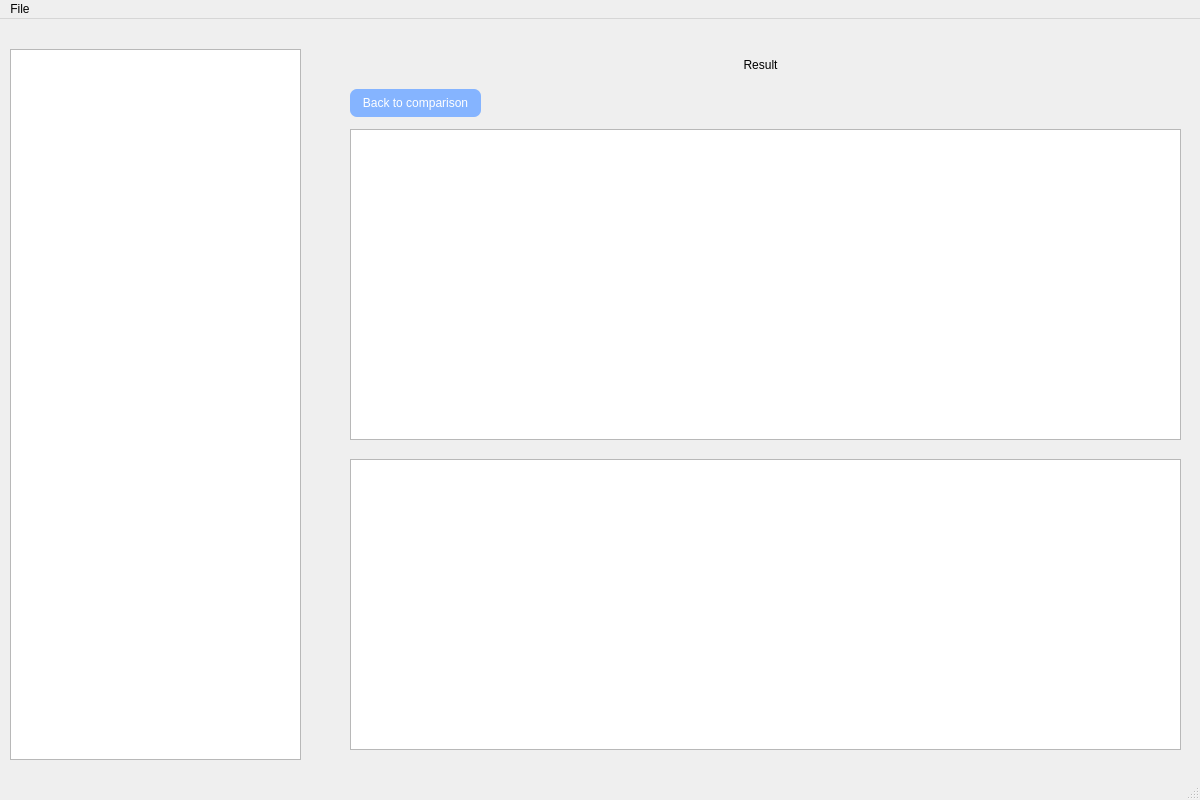
<?xml version="1.0" encoding="UTF-8"?>
<ui version="4.0">
 <class>MainWindow</class>
 <widget class="QMainWindow" name="MainWindow">
  <property name="geometry">
   <rect>
    <x>0</x>
    <y>0</y>
    <width>1200</width>
    <height>800</height>
   </rect>
  </property>
  <property name="windowTitle">
   <string>MainWindow</string>
  </property>
  <widget class="QWidget" name="centralwidget">
   <widget class="QStackedWidget" name="stackedWidget">
    <property name="geometry">
     <rect>
      <x>0</x>
      <y>0</y>
      <width>311</width>
      <height>771</height>
     </rect>
    </property>
    <property name="currentIndex">
     <number>2</number>
    </property>
    <widget class="QWidget" name="client">
     <widget class="QLabel" name="id">
      <property name="geometry">
       <rect>
        <x>30</x>
        <y>80</y>
        <width>31</width>
        <height>31</height>
       </rect>
      </property>
      <property name="styleSheet">
       <string notr="true">font: 14pt &quot;Arial&quot;;</string>
      </property>
      <property name="text">
       <string>ID:</string>
      </property>
      <property name="alignment">
       <set>Qt::AlignCenter</set>
      </property>
     </widget>
     <widget class="QLineEdit" name="id_edit">
      <property name="geometry">
       <rect>
        <x>180</x>
        <y>90</y>
        <width>113</width>
        <height>22</height>
       </rect>
      </property>
     </widget>
     <widget class="QLabel" name="client_name">
      <property name="geometry">
       <rect>
        <x>20</x>
        <y>120</y>
        <width>141</width>
        <height>31</height>
       </rect>
      </property>
      <property name="styleSheet">
       <string notr="true">font: 14pt &quot;Arial&quot;;</string>
      </property>
      <property name="text">
       <string>Client Name:</string>
      </property>
      <property name="alignment">
       <set>Qt::AlignCenter</set>
      </property>
     </widget>
     <widget class="QLineEdit" name="address_edit">
      <property name="geometry">
       <rect>
        <x>180</x>
        <y>170</y>
        <width>113</width>
        <height>22</height>
       </rect>
      </property>
     </widget>
     <widget class="QLabel" name="client_text">
      <property name="geometry">
       <rect>
        <x>110</x>
        <y>30</y>
        <width>111</width>
        <height>31</height>
       </rect>
      </property>
      <property name="styleSheet">
       <string notr="true">font: 14pt &quot;Arial&quot;;</string>
      </property>
      <property name="text">
       <string>Client</string>
      </property>
      <property name="alignment">
       <set>Qt::AlignCenter</set>
      </property>
     </widget>
     <widget class="QLineEdit" name="client_name_edit">
      <property name="geometry">
       <rect>
        <x>180</x>
        <y>130</y>
        <width>113</width>
        <height>22</height>
       </rect>
      </property>
     </widget>
     <widget class="QLabel" name="address">
      <property name="geometry">
       <rect>
        <x>10</x>
        <y>160</y>
        <width>121</width>
        <height>31</height>
       </rect>
      </property>
      <property name="styleSheet">
       <string notr="true">font: 14pt &quot;Arial&quot;;</string>
      </property>
      <property name="text">
       <string>Address:</string>
      </property>
      <property name="alignment">
       <set>Qt::AlignCenter</set>
      </property>
     </widget>
     <widget class="QPushButton" name="pushButton_4">
      <property name="geometry">
       <rect>
        <x>320</x>
        <y>220</y>
        <width>71</width>
        <height>28</height>
       </rect>
      </property>
      <property name="styleSheet">
       <string notr="true">background-color:rgb(133, 180, 255); border-radius:7px ; color: white;</string>
      </property>
      <property name="text">
       <string>View/Edit</string>
      </property>
     </widget>
     <widget class="QLabel" name="label_5">
      <property name="geometry">
       <rect>
        <x>70</x>
        <y>220</y>
        <width>171</width>
        <height>31</height>
       </rect>
      </property>
      <property name="styleSheet">
       <string notr="true">font: 14pt &quot;Arial&quot;;</string>
      </property>
      <property name="text">
       <string>Equipments</string>
      </property>
      <property name="alignment">
       <set>Qt::AlignCenter</set>
      </property>
     </widget>
     <widget class="QPushButton" name="pushButton_2">
      <property name="geometry">
       <rect>
        <x>100</x>
        <y>280</y>
        <width>61</width>
        <height>28</height>
       </rect>
      </property>
      <property name="styleSheet">
       <string notr="true">background-color:rgb(133, 180, 255); border-radius:7px ; color: white;</string>
      </property>
      <property name="text">
       <string>Delete</string>
      </property>
     </widget>
     <widget class="QPushButton" name="pushButton">
      <property name="geometry">
       <rect>
        <x>10</x>
        <y>280</y>
        <width>61</width>
        <height>28</height>
       </rect>
      </property>
      <property name="styleSheet">
       <string notr="true">background-color:rgb(133, 180, 255); border-radius:7px ; color: white;</string>
      </property>
      <property name="text">
       <string>Add</string>
      </property>
     </widget>
     <widget class="QLabel" name="label">
      <property name="geometry">
       <rect>
        <x>20</x>
        <y>650</y>
        <width>311</width>
        <height>81</height>
       </rect>
      </property>
      <property name="text">
       <string>idea: pop out the window for adding more equipments in the center of the main screen</string>
      </property>
      <property name="alignment">
       <set>Qt::AlignCenter</set>
      </property>
      <property name="wordWrap">
       <bool>true</bool>
      </property>
     </widget>
     <widget class="QTableWidget" name="tableWidget">
      <property name="geometry">
       <rect>
        <x>30</x>
        <y>320</y>
        <width>261</width>
        <height>331</height>
       </rect>
      </property>
      <column>
       <property name="text">
        <string>Make/Model</string>
       </property>
      </column>
      <column>
       <property name="text">
        <string>Serial</string>
       </property>
      </column>
     </widget>
    </widget>
    <widget class="QWidget" name="job">
     <widget class="QPushButton" name="btn_job_del">
      <property name="geometry">
       <rect>
        <x>180</x>
        <y>70</y>
        <width>91</width>
        <height>31</height>
       </rect>
      </property>
      <property name="styleSheet">
       <string notr="true">background-color:rgb(133, 180, 255); border-radius:7px ; color: white;</string>
      </property>
      <property name="text">
       <string>Delete</string>
      </property>
     </widget>
     <widget class="QPushButton" name="btn_job_add">
      <property name="geometry">
       <rect>
        <x>30</x>
        <y>70</y>
        <width>91</width>
        <height>31</height>
       </rect>
      </property>
      <property name="styleSheet">
       <string notr="true">background-color:rgb(133, 180, 255); border-radius:7px ; color: white;</string>
      </property>
      <property name="text">
       <string>Add</string>
      </property>
     </widget>
     <widget class="QListView" name="jobs_table">
      <property name="geometry">
       <rect>
        <x>10</x>
        <y>110</y>
        <width>281</width>
        <height>301</height>
       </rect>
      </property>
     </widget>
     <widget class="QLabel" name="jobs_text">
      <property name="geometry">
       <rect>
        <x>110</x>
        <y>20</y>
        <width>91</width>
        <height>31</height>
       </rect>
      </property>
      <property name="styleSheet">
       <string notr="true">font: 14pt &quot;Arial&quot;;</string>
      </property>
      <property name="text">
       <string>Jobs</string>
      </property>
      <property name="alignment">
       <set>Qt::AlignCenter</set>
      </property>
     </widget>
    </widget>
    <widget class="QWidget" name="files">
     <widget class="QTreeView" name="treeView">
      <property name="geometry">
       <rect>
        <x>10</x>
        <y>30</y>
        <width>291</width>
        <height>711</height>
       </rect>
      </property>
     </widget>
    </widget>
   </widget>
   <widget class="QStackedWidget" name="stackedWidget_2">
    <property name="geometry">
     <rect>
      <x>320</x>
      <y>0</y>
      <width>871</width>
      <height>761</height>
     </rect>
    </property>
    <property name="currentIndex">
     <number>1</number>
    </property>
    <widget class="QWidget" name="pre_analysis">
     <widget class="QLabel" name="label_2">
      <property name="geometry">
       <rect>
        <x>40</x>
        <y>70</y>
        <width>61</width>
        <height>31</height>
       </rect>
      </property>
      <property name="styleSheet">
       <string notr="true">font: 14pt &quot;Arial&quot;;</string>
      </property>
      <property name="text">
       <string>Runs</string>
      </property>
     </widget>
     <widget class="QLabel" name="label_3">
      <property name="geometry">
       <rect>
        <x>400</x>
        <y>40</y>
        <width>141</width>
        <height>31</height>
       </rect>
      </property>
      <property name="styleSheet">
       <string notr="true">font: 14pt &quot;Arial&quot;;</string>
      </property>
      <property name="text">
       <string>Comparison</string>
      </property>
      <property name="alignment">
       <set>Qt::AlignCenter</set>
      </property>
     </widget>
     <widget class="QComboBox" name="comboBox">
      <property name="geometry">
       <rect>
        <x>40</x>
        <y>110</y>
        <width>111</width>
        <height>31</height>
       </rect>
      </property>
      <item>
       <property name="text">
        <string>1</string>
       </property>
      </item>
      <item>
       <property name="text">
        <string>2</string>
       </property>
      </item>
      <item>
       <property name="text">
        <string>3</string>
       </property>
      </item>
      <item>
       <property name="text">
        <string>4</string>
       </property>
      </item>
      <item>
       <property name="text">
        <string>5</string>
       </property>
      </item>
     </widget>
     <widget class="QTableView" name="tableView">
      <property name="geometry">
       <rect>
        <x>30</x>
        <y>160</y>
        <width>821</width>
        <height>581</height>
       </rect>
      </property>
     </widget>
     <widget class="QPushButton" name="btn_compare">
      <property name="geometry">
       <rect>
        <x>190</x>
        <y>110</y>
        <width>101</width>
        <height>31</height>
       </rect>
      </property>
      <property name="styleSheet">
       <string notr="true">background-color:rgb(133, 180, 255); border-radius:7px ; color: white;</string>
      </property>
      <property name="text">
       <string>Go</string>
      </property>
     </widget>
    </widget>
    <widget class="QWidget" name="analysis_result">
     <widget class="QLabel" name="label_4">
      <property name="geometry">
       <rect>
        <x>370</x>
        <y>30</y>
        <width>141</width>
        <height>31</height>
       </rect>
      </property>
      <property name="styleSheet">
       <string notr="true">font: 14pt &quot;Arial&quot;;</string>
      </property>
      <property name="text">
       <string>Result</string>
      </property>
      <property name="alignment">
       <set>Qt::AlignCenter</set>
      </property>
     </widget>
     <widget class="PlotWidget" name="graphicsView">
      <property name="geometry">
       <rect>
        <x>30</x>
        <y>440</y>
        <width>831</width>
        <height>291</height>
       </rect>
      </property>
     </widget>
     <widget class="QTableView" name="tableView_2">
      <property name="geometry">
       <rect>
        <x>30</x>
        <y>110</y>
        <width>831</width>
        <height>311</height>
       </rect>
      </property>
     </widget>
     <widget class="QPushButton" name="btn_back_to_comparison">
      <property name="geometry">
       <rect>
        <x>30</x>
        <y>70</y>
        <width>131</width>
        <height>28</height>
       </rect>
      </property>
      <property name="styleSheet">
       <string notr="true">background-color:rgb(133, 180, 255); border-radius:7px ; color: white;</string>
      </property>
      <property name="text">
       <string>Back to comparison</string>
      </property>
     </widget>
    </widget>
   </widget>
  </widget>
  <widget class="QMenuBar" name="menubar">
   <property name="geometry">
    <rect>
     <x>0</x>
     <y>0</y>
     <width>1200</width>
     <height>26</height>
    </rect>
   </property>
   <widget class="QMenu" name="menuFile">
    <property name="title">
     <string>File</string>
    </property>
    <addaction name="btn_open"/>
    <addaction name="btn_call_client"/>
    <addaction name="btn_call_jobs"/>
    <addaction name="btn_output_pdf"/>
    <addaction name="btn_output_dcc"/>
    <addaction name="btn_call_files"/>
   </widget>
   <addaction name="menuFile"/>
  </widget>
  <widget class="QStatusBar" name="statusbar"/>
  <action name="btn_call_client">
   <property name="text">
    <string>Client</string>
   </property>
  </action>
  <action name="btn_call_jobs">
   <property name="text">
    <string>Job list</string>
   </property>
  </action>
  <action name="actionEquipment">
   <property name="text">
    <string>Equipment</string>
   </property>
  </action>
  <action name="btn_output_pdf">
   <property name="text">
    <string>Output PDF</string>
   </property>
  </action>
  <action name="btn_output_dcc">
   <property name="text">
    <string>Output DCC</string>
   </property>
  </action>
  <action name="btn_open">
   <property name="text">
    <string>Open</string>
   </property>
  </action>
  <action name="btn_call_files">
   <property name="text">
    <string>Files</string>
   </property>
  </action>
 </widget>
 <customwidgets>
  <customwidget>
   <class>PlotWidget</class>
   <extends>QGraphicsView</extends>
   <header>pyqtgraph</header>
  </customwidget>
 </customwidgets>
 <resources/>
 <connections/>
</ui>
